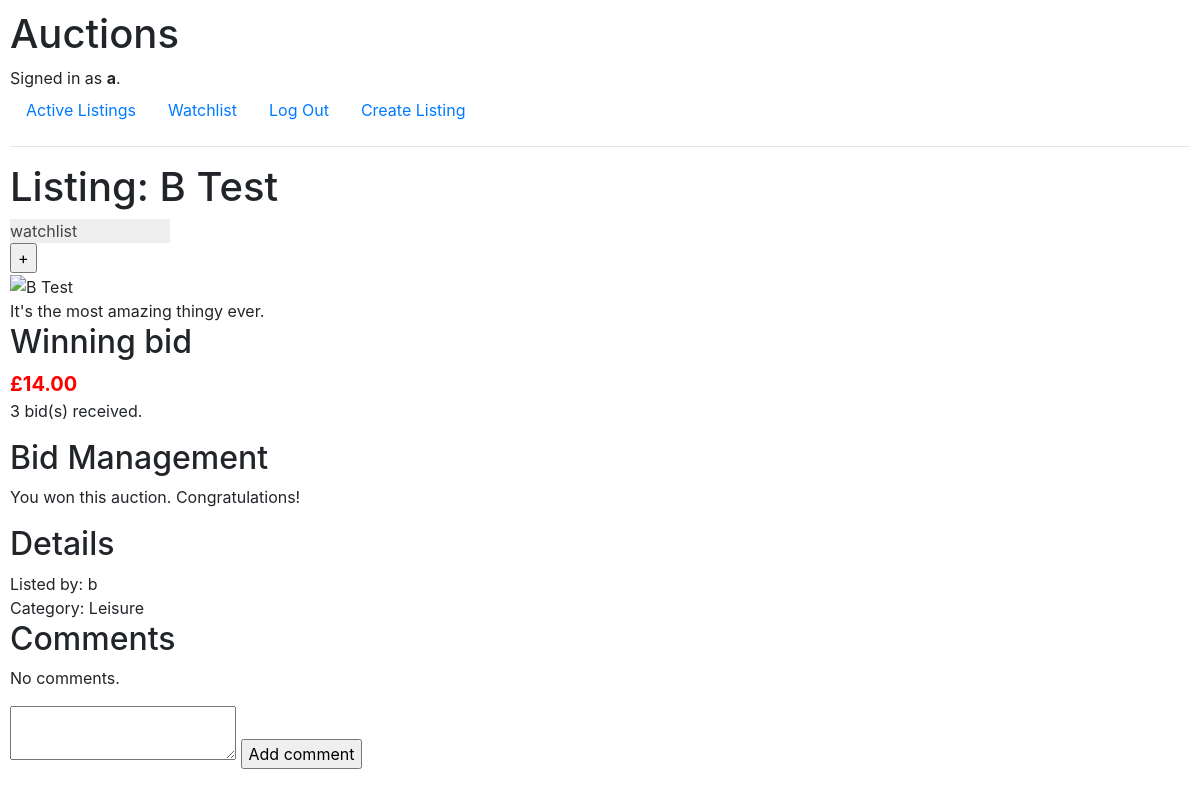
/listings/4 (signed in), run on the app's committed database.
### auctions/models.py (models this page shows, shortened)
class User(AbstractUser):
    watching = models.ManyToManyField("Listing", blank=True, related_name="watchers")

class Listing(models.Model):
    CATEGORIES = [
        (CAT_FASHION, "Fashion"),
        (CAT_ELECTRONICS, "Electronics"),
        (CAT_LEISURE, "Sports, Hobbies & Leisure"),
        (CAT_HOME, "Home & Garden"),
        (CAT_MOTOR, "Motors"),
        (CAT_COLLECT, "Collectables & Art"),
        (CAT_BUSINESS, "Business, Office & Industrial Supplies"),
        (CAT_HEALTH, "Health & Beauty"),
        (CAT_MEDIA, "Media"),
        (CAT_MISC, "Others")
    ]
    title = models.CharField(max_length=140)
    description = models.TextField()
    starting_bid = models.DecimalField(max_digits=MAX_BID_DIGITS, decimal_places=2)
    image_url = models.CharField(max_length=2000, blank=True)
    category = models.CharField(max_length=14, choices=CATEGORIES, blank=True)
    created_on = models.DateTimeField(auto_now_add=True)
    closed_on = models.DateTimeField(null=True, blank=True)
    owner = models.ForeignKey(User, on_delete=models.CASCADE, related_name="auctions")
    def final_image_url(self):
        if self.image_url == "":
            return DEFAULT_IMAGE_URL
        else:
            return self.image_url
    def num_bids(self):
        return self.bids.count()
    def high_bid(self):
         return self.bids.order_by('-amount').first()

class Bid(models.Model):
    bidder = models.ForeignKey(User, on_delete=models.CASCADE, related_name="bids_made")
    listing = models.ForeignKey(Listing, on_delete=models.CASCADE, related_name="bids")
    amount = models.DecimalField(max_digits=MAX_BID_DIGITS, decimal_places=2)
    created_on = models.DateTimeField(auto_now_add=True)
    winning_bid = models.BooleanField(default=False)

### auctions/views.py (the view)
# urls.py: path("listings/<int:listing_id>", views.listing, name="listing"),
def listing(request, listing_id):
    myListing = Listing.objects.get(id=listing_id)
    myListing.image_url = myListing.final_image_url()
    user = User.objects.get(username=request.user)
    watching = myListing in user.watching.all()
    num_bids = myListing.num_bids()
    high_bid = None
    if num_bids == 0:
        current_price = myListing.starting_bid
    else:
        high_bid = myListing.high_bid()
        current_price = high_bid.amount
    user_bids = user.bids_made.filter(listing=myListing)
    user_top_bid = None
    if user_bids.count() > 0:
        user_top_bid = user_bids.order_by('-amount').first()
    c = myListing.comments.all()
    if c:
        comments = c.order_by("-created_on")
    else:
        comments = c
    return render(request, "auctions/listing.html", {
        "listing": myListing,
        "watching": watching,
        "num_bids": num_bids,
        "current_price": current_price,
        "high_bid": high_bid,
        "user_top_bid": user_top_bid,
        "comments": comments
    })

### auctions/templates/auctions/listing.html (shortened to what this page needs)
{% extends "auctions/layout.html" %}
{% block body %}
    <h1>Listing: {{ listing.title }}</h1>
    {% if user.is_authenticated %}
        <div id="watch-status"
            {% if watching %}
                class="watched"
            {% else %}
                class="not-watched"
            {% endif %}
            >watchlist</div>
        <form action="{% url 'watchlist' %}" method="POST">
            <input id="watchlist-button" type="submit"
            {% if watching %}
                value="-"
            {% else %}
                value="+"
            {% endif %}
            >
        </form>
    {% endif %}
    <div id="listing-pic">
        <img src="{{ listing.image_url }}" alt="{{ listing.title }}">
    </div>
    <div id="listing-desc">
        {{ listing.description }}
    </div>
    <div id="listing-bid-container">
        {% if high_bid.winning_bid %}
            <h2>Winning bid</h2>
            <span class="listing-winning-bid">
        {% else %}
            <h2>Current bid</h2>
            <span class="listing-top-bid">
        {% endif %}
        £{{ current_price }}</span>
        <p>{{ num_bids }} bid(s) received.</p>
        {% if user.is_authenticated and user.username == listing.owner.username %}
            <h2>Auction Management</h2>
            {% if not high_bid.winning_bid %}
                <form action="{% url 'close' listing_id=listing.id %}" method="POST">
                    {% csrf_token %}
                    <label for="close-auction">Close auction at £{{ current_price }}</label>
                    <input id="close-auction" name="close_auction" type="submit" value="Close Auction">
                </form>
            {% else %}
                <p>You closed this auction on {{ listing.closed_on }}.</p>
            {% endif %}
        {% elif user.is_authenticated %}
            <h2>Bid Management</h2>
            <p>
            {% if not user_top_bid %}
                You have not bid on this item.
            {% elif high_bid.bidder.username == user.username and not high_bid.winning_bid %}
                Your bid is currently the top bid.
            {% elif not high_bid.winning_bid %}
                Your bid has been beaten.
            {% else %}
                You won this auction. Congratulations!
            {% endif %}
            </p>
        {% endif %}
    </div>
    <div id="listing-details">
        <h2>Details</h2>
        Listed by: {{ listing.owner }}<br />
        Category: {{ listing.category }}
    </div>
    <div id="comment-container">
        <h2>Comments</h2>
        {% for comment in comments %}
            <div class="comment-box">
                <div>{{ comment.user.username }}</div>
                <div>{{ comment.created_on }}</div>
                <div>{{ comment.content }}</div>
            </div>
        {% empty %}
            <p>No comments.</p>
        {% endfor %}
        <form action="{% url 'comment' listing.id %}" method="POST">
            <textarea name="new_comment" id="new_comment"></textarea>
            <input type="submit" value="Add comment">
        </form>
    </div>
{% endblock %}

### auctions/templates/auctions/layout.html (shortened to what this page needs)
{% load static %}
<!DOCTYPE html>
<html lang="en">
    <head>
        <link rel="stylesheet" href="https://stackpath.bootstrapcdn.com/bootstrap/4.4.1/css/bootstrap.min.css">
        <link href="{% static 'auctions/styles.css' %}" rel="stylesheet">
    </head>
    <body>
        <h1>Auctions</h1>
        <div>
            {% if user.is_authenticated %}
                Signed in as <strong>{{ user.username }}</strong>.
            {% else %}
                Not signed in.
            {% endif %}
        </div>
        <ul class="nav">
            <li class="nav-item">
                <a class="nav-link" href="{% url 'index' %}">Active Listings</a>
            </li>
            {% if user.is_authenticated %}
                <li class="nav-item">
                    <a class="nav-link" href="{% url 'watchlist' %}">Watchlist</a>
                </li>
                <li class="nav-item">
                    <a class="nav-link" href="{% url 'logout' %}">Log Out</a>
                </li>
                <li class="nav-item">
                    <a class="nav-link" href="{% url 'create_listing' %}">Create Listing</a>
                </li>
            {% endif %}
        </ul>
        <hr>
        {% block body %}
        {% endblock %}
    </body>
</html>

### auctions/static/auctions/styles.css (style rules this page uses)
body { padding: 10px; }
.listing-winning-bid { font-weight: bold; color: red; font-size: 1.25rem; }
#watch-status { width: 10rem; }
.not-watched { background: #eee; color: #444; }

### data on the page
User: username "a"
Listing: title "B Test", description "It's the most amazing thingy ever.", owner "b", category "Leisure"
Bid: amount "14.00"

### other printed values
{{ num_bids }} "3"
